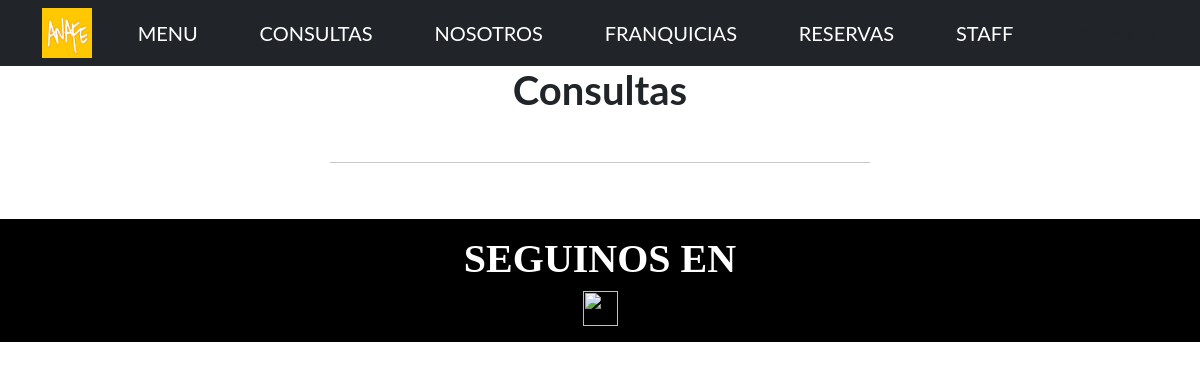
The page /App_Resto/consulta-listar/ on the database as committed earlier.
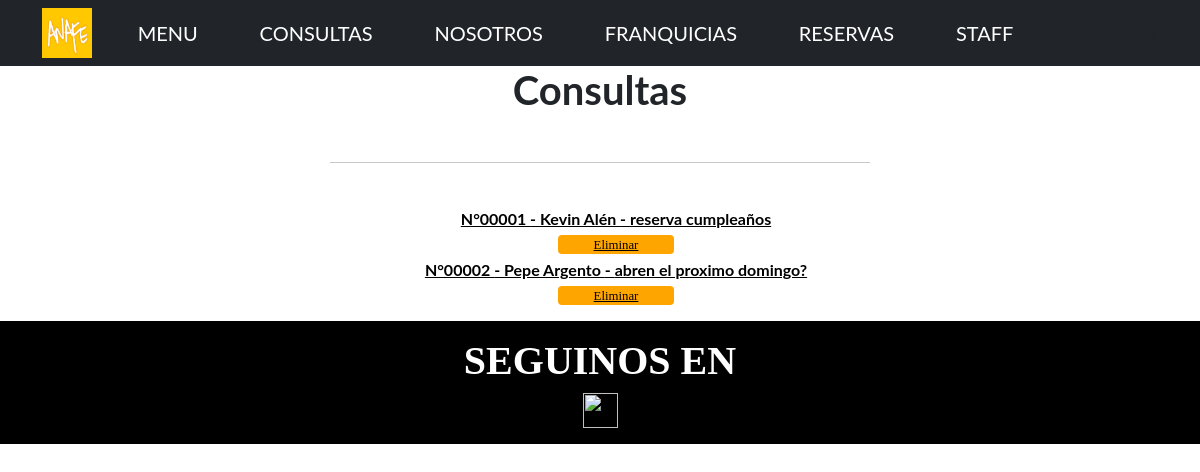
The same page on the database as committed later.
### App_Resto/models.py (models this page shows, shortened)
class Consulta(models.Model):
    nombre = models.CharField(max_length=50)
    asunto = models.CharField(max_length=50)
    email = models.EmailField()
    mensaje = models.CharField(max_length=200)
    class Meta():
        verbose_name = 'Consulta'
        verbose_name_plural = 'Consultas'

### App_Resto/views.py (the view)
# urls.py: path('consulta-listar/', consultaListView.as_view(), name="ConsultaListar"),
class consultaListView(ListView):
    model = Consulta
    template_name = "consulta-listar.html"

### App_Resto/templates/consulta-listar.html (shortened to what this page needs)
{% extends 'padre.html' %}
{% load static %}
{% block bloqueQueCambia %}
<html>
        <head>
        </head>
        <body>
            <div>
            <center><h1>Consultas</h1></center>
                <br>
                <center><hr width="45%" color="black"  /></center>
                <br>
                <ul style="line-height: 0;">
                {% for consulta in object_list %}
            <div><p style="line-height: 1">
                <center><a href= "{% url 'ConsultaDetallar' consulta.id %}"><spam style="font-weight: bold;">N°0000{{consulta.id}} - {{consulta.nombre}} - {{consulta.asunto}}</spam></a>
                </p>
                <button style="font-size: 80%; width: 10%; height: 3ch;" >
                    <a href="{% url 'ConsultaEliminar' consulta.id %}">Eliminar</a>
                </button>
            </div>
                {% endfor %}
                </ul>
        </body>
{% endblock bloqueQueCambia %}

Rows that differ between the two databases and show on the page:
added Consulta: id "1", nombre "Kevin Alén", asunto "reserva cumpleaños"
added Consulta: id "2", nombre "Pepe Argento", asunto "abren el proximo domingo?"
